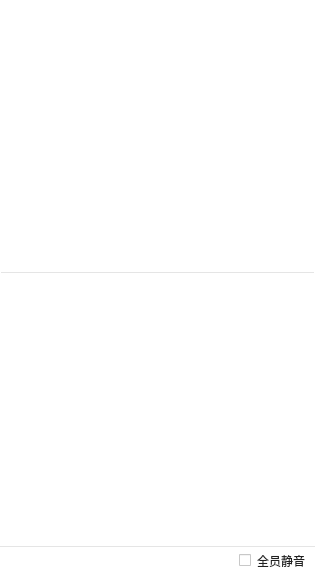
<?xml version="1.0" encoding="UTF-8"?>
<ui version="4.0">
 <class>UserListWidget</class>
 <widget class="QWidget" name="UserListWidget">
  <property name="geometry">
   <rect>
    <x>0</x>
    <y>0</y>
    <width>315</width>
    <height>576</height>
   </rect>
  </property>
  <property name="sizePolicy">
   <sizepolicy hsizetype="Preferred" vsizetype="Expanding">
    <horstretch>0</horstretch>
    <verstretch>0</verstretch>
   </sizepolicy>
  </property>
  <property name="minimumSize">
   <size>
    <width>0</width>
    <height>0</height>
   </size>
  </property>
  <property name="maximumSize">
   <size>
    <width>16777215</width>
    <height>16777215</height>
   </size>
  </property>
  <property name="windowTitle">
   <string>Form</string>
  </property>
  <property name="styleSheet">
   <string notr="true">background:#FFFFFF;</string>
  </property>
  <layout class="QVBoxLayout" name="verticalLayout">
   <property name="spacing">
    <number>0</number>
   </property>
   <property name="leftMargin">
    <number>0</number>
   </property>
   <property name="topMargin">
    <number>0</number>
   </property>
   <property name="rightMargin">
    <number>0</number>
   </property>
   <property name="bottomMargin">
    <number>0</number>
   </property>
   <item>
    <widget class="QWidget" name="widget" native="true">
     <property name="sizePolicy">
      <sizepolicy hsizetype="Preferred" vsizetype="Expanding">
       <horstretch>0</horstretch>
       <verstretch>0</verstretch>
      </sizepolicy>
     </property>
     <layout class="QVBoxLayout" name="verticalLayout_2" stretch="0,0,0">
      <property name="spacing">
       <number>0</number>
      </property>
      <property name="leftMargin">
       <number>0</number>
      </property>
      <property name="topMargin">
       <number>0</number>
      </property>
      <property name="rightMargin">
       <number>0</number>
      </property>
      <property name="bottomMargin">
       <number>0</number>
      </property>
      <item>
       <widget class="QListWidget" name="listWidget">
        <property name="enabled">
         <bool>true</bool>
        </property>
        <property name="sizePolicy">
         <sizepolicy hsizetype="Preferred" vsizetype="Expanding">
          <horstretch>0</horstretch>
          <verstretch>0</verstretch>
         </sizepolicy>
        </property>
        <property name="maximumSize">
         <size>
          <width>16777215</width>
          <height>16777215</height>
         </size>
        </property>
        <property name="layoutDirection">
         <enum>Qt::LeftToRight</enum>
        </property>
        <property name="autoFillBackground">
         <bool>false</bool>
        </property>
        <property name="styleSheet">
         <string notr="true">QListWidget#listWidget{
  border:1px solid rgba(229,229,229,1);
  border-left:1px solid white;
  border-top:1px solid white;
  border-right:1px solid white;
  outline:0px;
}</string>
        </property>
        <property name="verticalScrollBarPolicy">
         <enum>Qt::ScrollBarAlwaysOff</enum>
        </property>
        <property name="horizontalScrollBarPolicy">
         <enum>Qt::ScrollBarAlwaysOff</enum>
        </property>
        <property name="autoScrollMargin">
         <number>0</number>
        </property>
        <property name="selectionMode">
         <enum>QAbstractItemView::SingleSelection</enum>
        </property>
        <property name="movement">
         <enum>QListView::Static</enum>
        </property>
        <property name="isWrapping" stdset="0">
         <bool>false</bool>
        </property>
        <property name="spacing">
         <number>0</number>
        </property>
        <property name="gridSize">
         <size>
          <width>0</width>
          <height>49</height>
         </size>
        </property>
       </widget>
      </item>
      <item>
       <widget class="QListWidget" name="listWidget_2">
        <property name="sizePolicy">
         <sizepolicy hsizetype="Preferred" vsizetype="Expanding">
          <horstretch>0</horstretch>
          <verstretch>0</verstretch>
         </sizepolicy>
        </property>
        <property name="minimumSize">
         <size>
          <width>0</width>
          <height>0</height>
         </size>
        </property>
        <property name="maximumSize">
         <size>
          <width>16777215</width>
          <height>16777215</height>
         </size>
        </property>
        <property name="styleSheet">
         <string notr="true">QListWidget#listWidget_2{
  border:1px solid white;
  outline:0px;
}
</string>
        </property>
        <property name="verticalScrollBarPolicy">
         <enum>Qt::ScrollBarAlwaysOff</enum>
        </property>
        <property name="horizontalScrollBarPolicy">
         <enum>Qt::ScrollBarAlwaysOff</enum>
        </property>
        <property name="spacing">
         <number>0</number>
        </property>
        <property name="gridSize">
         <size>
          <width>0</width>
          <height>49</height>
         </size>
        </property>
       </widget>
      </item>
      <item>
       <widget class="QWidget" name="bottomWidget" native="true">
        <property name="minimumSize">
         <size>
          <width>0</width>
          <height>30</height>
         </size>
        </property>
        <property name="maximumSize">
         <size>
          <width>16777215</width>
          <height>30</height>
         </size>
        </property>
        <property name="styleSheet">
         <string notr="true">QWidget#bottomWidget{
border-top: 1px solid rgb(229, 229, 229);
}</string>
        </property>
        <layout class="QHBoxLayout" name="horizontalLayout">
         <property name="spacing">
          <number>0</number>
         </property>
         <property name="leftMargin">
          <number>9</number>
         </property>
         <property name="topMargin">
          <number>0</number>
         </property>
         <property name="rightMargin">
          <number>9</number>
         </property>
         <property name="bottomMargin">
          <number>0</number>
         </property>
         <item>
          <layout class="QHBoxLayout" name="horizontalLayout_2">
           <item>
            <spacer name="horizontalSpacer">
             <property name="orientation">
              <enum>Qt::Horizontal</enum>
             </property>
             <property name="sizeHint" stdset="0">
              <size>
               <width>40</width>
               <height>20</height>
              </size>
             </property>
            </spacer>
           </item>
           <item>
            <widget class="QCheckBox" name="MuteAllButton">
             <property name="maximumSize">
              <size>
               <width>16777215</width>
               <height>16777215</height>
              </size>
             </property>
             <property name="styleSheet">
              <string notr="true">QCheckBox#MuteAllButton{
  font-family: &quot;微软雅黑&quot;;
  font-size: 12px;
  color: #202020;
  line-height: 20px;
}
QCheckBox::indicator {
Width:12px;
Height:12px;
}
QCheckBox::indicator:unchecked {
        image: url(:/res/images/checkbox_unchecked.png);
}

QCheckBox::indicator:checked {
        image: url(:/res/images/checkbox_checked.png);
}

</string>
             </property>
             <property name="text">
              <string>全员静音</string>
             </property>
             <property name="checkable">
              <bool>true</bool>
             </property>
            </widget>
           </item>
          </layout>
         </item>
        </layout>
       </widget>
      </item>
     </layout>
    </widget>
   </item>
  </layout>
 </widget>
 <resources>
  <include location="demo.qrc"/>
 </resources>
 <connections/>
</ui>
